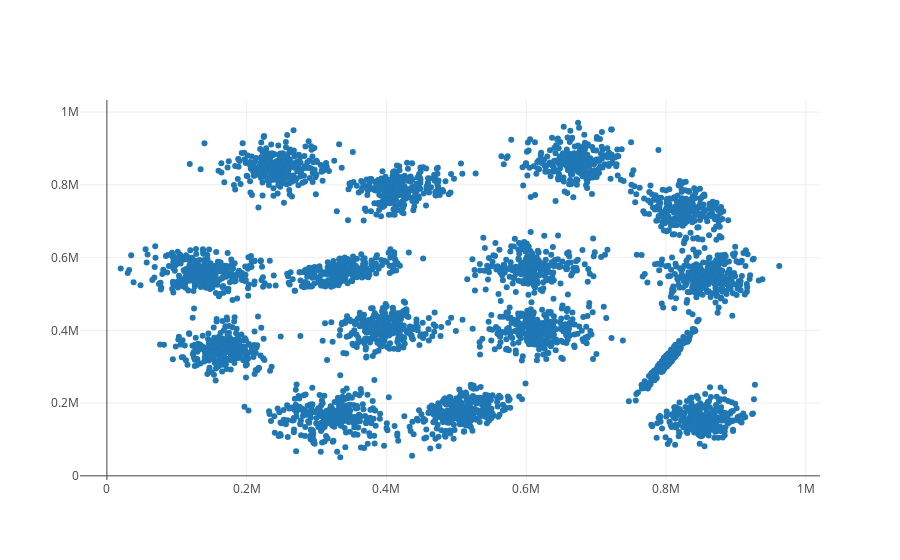

Notebook cell for this chart:
### Code cell
from plotly.offline import download_plotlyjs, init_notebook_mode, plot, iplot

from plotly.graph_objs import Scatter, Figure, Layout
init_notebook_mode(connected=True)

# Create a trace
trace = Scatter(
    x = [x[0] for x in dataset1],
    y = [x[1] for x in dataset1], 
    mode = 'markers'
)

data = [trace]

# Plot and embed in ipython notebook!
iplot(data, filename='basic-scatter')

### Figure 1 — Plotly figure (JSON) as saved in the notebook; plotly's stock layout.template omitted (floating-point values rounded to 4 significant figures; data arrays with more than 128 entries replaced by an {"elided": "..."} marker saying what was removed)
{"data": [{"mode": "markers", "type": "scatter", "x": {"elided": "5000 int values"}, "y": {"elided": "5000 int values"}}], "layout": {}}
